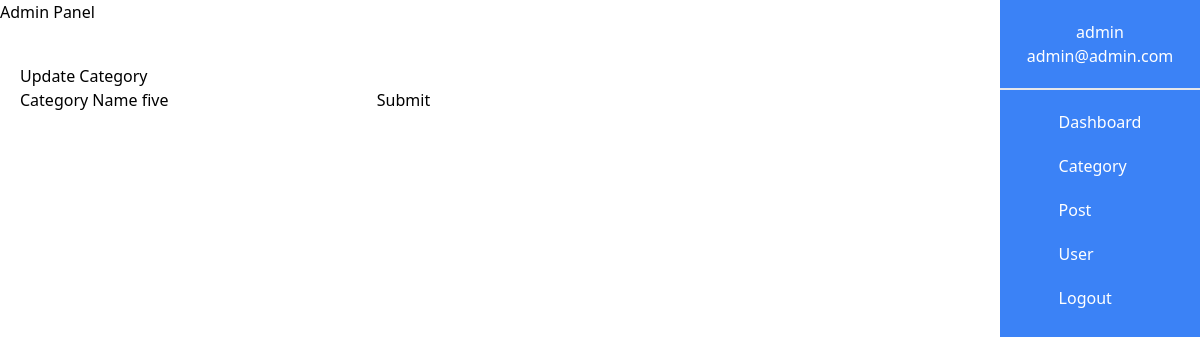
Screenshot of /updatecategory/5/ (signed in) with the database file from the repository.
### blog/models.py (models this page shows, shortened)
class Category(models.Model):
    name = models.CharField(max_length=100)

### accounts/models.py (models this page shows, shortened)
class User(AbstractUser):
    roles = [
        ('1', 'Admin'),
        ('2', 'User'),
        ('3', 'Manager'),
    ]
    email = models.EmailField(unique=True, null=True)
    phone_number = models.CharField(max_length=10, null=True, blank=True)
    role = models.CharField(max_length=50, choices=roles, default=2)
    USERNAME_FIELD = 'email'
    REQUIRED_FIELDS = ['username']
    groups = models.ManyToManyField(
        'auth.Group',
        verbose_name='groups',
        blank=True,
        help_text='The groups this user belongs to. A user will get all permissions granted to each of their groups.',
        related_name='customuser_set',  # Use a custom related name for the related set of groups
        related_query_name='customuser',  # Use a custom related name for the related query)
    )
    user_permissions = models.ManyToManyField(
        'auth.Permission',
        verbose_name='user permissions',
        blank=True,
        help_text='Specific permissions for this user.',
        related_name='customuser_set',  # Use a custom related name for the related set of permissions
        related_query_name='customuser',  # Use a custom related name for the related query
    )

### accounts/views.py (the view)
# urls.py: path("updatecategory/<int:id>/", updatecategory, name="updatecategory"),
def updatecategory(request, id):
    category = Category.objects.get(id=id)
    if request.method == 'POST':
        category.name = request.POST['name']
        category.save()
        return redirect('admins-category')
    return render(request, 'admins/category/update.html', {'category': category})

### templates/admins/category/update.html (shortened to what this page needs)
{% extends 'admins/bases.html' %} {% block content %}
<div class="absolute top-0 left-0 w-4/6 mx-auto">
  <h1>Admin Panel</h1>
  <div class="mt-5 p-5">
    <h1>Update Category</h1>
    <form method="post">
      <label for="Category name ">Category Name</label>
      <input type="text" name="name" value="{{ category.name }}" required />
      <button type="submit">Submit</button>
    </form>
  </div>
</div>
{% endblock %}

### templates/admins/sidebar.html
<div class="w-1/6 bg-blue-500 absolute top-0 right-0">
  <aside class="text-white h-screen flex flex-col items-center gap-5">
    <div class="text-center p-5 border-b-2 w-full">
      <h1>{{user.username }}</h1>
      <h1>{{user.email }}</h1>
    </div>
    <div>
      <ul class="flex flex-col gap-5">
        <li>
          <a
            href="{% url 'admin-panel' %}"
            class="hover:bg-white hover:text-black w-full block rounded-md"
            >Dashboard</a
          >
        </li>
        <li>
          <a
            class="hover:bg-white hover:text-black w-full block rounded-md"
            href="{% url 'admins-category' %}"
            >Category</a
          >
        </li>
        <li>
          <a
            class="hover:bg-white hover:text-black w-full block rounded-md"
            href="#"
            >Post</a
          >
        </li>
        <li>
          <a
            class="hover:bg-white hover:text-black w-full block rounded-md"
            href="{% url 'allusers' %}"
            >User</a
          >
        </li>
        <li>
          <a
            class="hover:bg-white hover:text-black w-full block rounded-md"
            href="#"
            >Logout</a
          >
        </li>
      </ul>
    </div>
  </aside>
</div>

### rows the page displays
Category: name "five"
User: username "admin", email "admin@admin.com"
